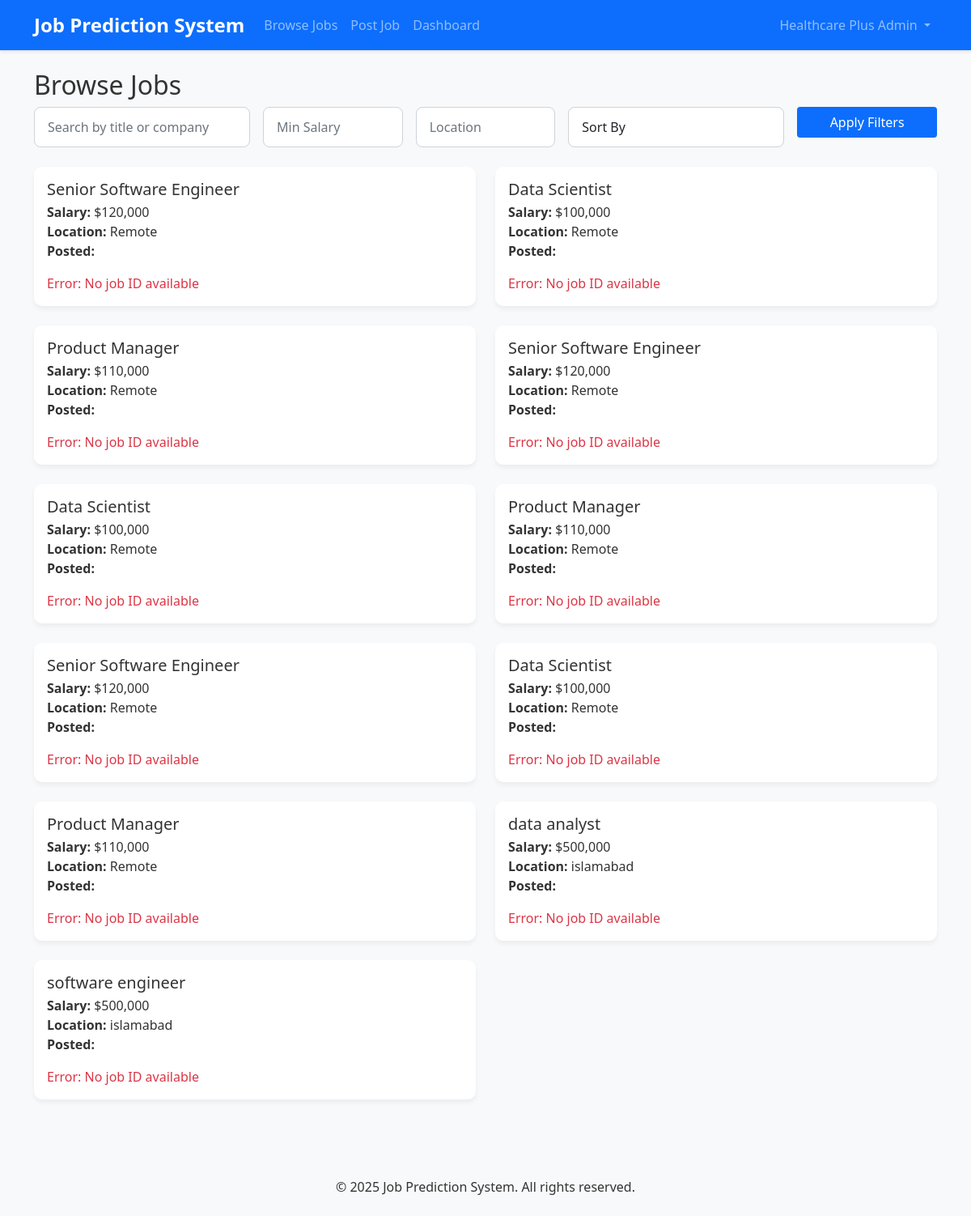
The page /jobs (signed in) on the database its author committed.
### tables this page shows
CREATE TABLE Jobs (
        job_id INTEGER PRIMARY KEY AUTOINCREMENT,
        employer_id INTEGER,
        title VARCHAR(255),
        description TEXT,
        salary DECIMAL(10,2),
        location VARCHAR(255),
        date_posted DATE,
        status VARCHAR(20) DEFAULT 'open',
        FOREIGN KEY (employer_id) REFERENCES Users(user_id) ON DELETE CASCADE
    );

### app.py (the view)
@app.route('/jobs')
def jobs():
    db = get_db()
    cur = db.execute('SELECT * FROM Jobs')
    jobs = cur.fetchall()
    return render_template('jobs.html', jobs=jobs)

### app.py (called while the page is built)
def get_db():
    db = getattr(g, '_database', None)
    if db is None:
        db = g._database = sqlite3.connect(DATABASE)
        db.row_factory = sqlite3.Row
    return db

@app.teardown_appcontext
def close_connection(exception):
    db = getattr(g, '_database', None)
    if db is not None:
        db.close()

@login_manager.user_loader
def load_user(user_id):
    db = get_db()
    cur = db.execute('SELECT * FROM Users WHERE user_id = ?', (user_id,))
    user_row = cur.fetchone()
    if user_row:
        name = f"{user_row['first_name']} {user_row['last_name']}"
        return User(user_row['user_id'], name, user_row['email'], user_row['user_type'])
    return None

### templates/jobs.html (shortened to what this page needs)
{% extends "base.html" %}
{% block content %}
<div class="container mt-4">
    <h2>Browse Jobs</h2>
    <form method="GET" action="{{ url_for('jobs') }}" class="mb-4">
        <div class="row g-3">
            <div class="col-md-3">
                <input type="text" class="form-control" name="search" placeholder="Search by title or company" value="{{ request.args.get('search', '') }}">
            </div>
            <div class="col-md-2">
                <input type="number" class="form-control" name="min_salary" placeholder="Min Salary" value="{{ request.args.get('min_salary', '') }}">
            </div>
            <div class="col-md-2">
                <input type="text" class="form-control" name="location" placeholder="Location" value="{{ request.args.get('location', '') }}">
            </div>
            <div class="col-md-3">
                <select class="form-control" name="sort_by">
                    <option value="">Sort By</option>
                </select>
            </div>
            <div class="col-md-2">
                <button type="submit" class="btn btn-primary w-100">Apply Filters</button>
            </div>
        </div>
    </form>
    {% if jobs %}
    <div class="row">
        {% for job in jobs %}
        <div class="col-md-6 mb-4">
            <div class="card">
                <div class="card-body">
                    <h5 class="card-title">{{ job.title }}</h5>
                    <h6 class="card-subtitle mb-2 text-muted">{{ job.company_name }}</h6>                    <p class="card-text">
                        <strong>Salary:</strong> ${{ "{:,.0f}".format(job.salary) }}<br>
                        <strong>Location:</strong> {{ job.location }}<br>
                        <strong>Posted:</strong> {{ job.formatted_date }}
                    </p>
                    {% if job._id %}
                    <a href="{{ url_for('job_details', job_id=job._id) }}" class="btn btn-primary">View Details</a>
                    {% else %}
                    <span class="text-danger">Error: No job ID available</span>
                    {% endif %}
                </div>
            </div>
        </div>
        {% endfor %}
    </div>
    {% else %}
    <div class="alert alert-info">No jobs found matching your criteria.</div>
    {% endif %}
</div>
{% endblock %}

### static/css/style.css (style rules this page uses)
body { font-family: 'Segoe UI', Tahoma, Geneva, Verdana, sans-serif; background-color: #f8f9fa; color: #333; }
.form-control { display: block; width: 100%; padding: 0.75rem 1rem; font-size: 1rem; line-height: 1.5; color: #212529; background-color: #fff; border: 1px solid #ced4da; border-radius: 0.5rem; transition: border-color 0.15s ease-in-out, box-shadow 0.15s ease-in-out; }
.card { border: none; border-radius: 10px; box-shadow: 0 4px 6px rgba(0, 0, 0, 0.05); }
.btn { display: inline-block; font-weight: 400; text-align: center; white-space: nowrap; vertical-align: middle; user-select: none; border: 1px solid transparent; padding: 0.375rem 0.75rem; font-size: 1rem; line-height: 1.5; border-radius: 0.25rem; cursor: pointer; }
.btn:not(:disabled):not(.disabled) { cursor: pointer; }
.btn { position: relative; transition: background-color 0.2s ease; }
.form-control { -webkit-appearance: none; -moz-appearance: none; appearance: none; transition: border-color 0.2s ease-in-out; }
* { box-sizing: border-box; }

### rows shown on the page
Jobs: title "Senior Software Engineer", salary "120,000", location "Remote"
Jobs: title "Data Scientist", salary "100,000", location "Remote"
Jobs: title "Product Manager", salary "110,000", location "Remote"
Jobs: title "Senior Software Engineer", salary "120,000", location "Remote"
Jobs: title "Data Scientist", salary "100,000", location "Remote"
Jobs: title "Product Manager", salary "110,000", location "Remote"
Jobs: title "Senior Software Engineer", salary "120,000", location "Remote"
Jobs: title "Data Scientist", salary "100,000", location "Remote"
Jobs: title "Product Manager", salary "110,000", location "Remote"
Jobs: title "data analyst", salary "500,000", location "islamabad"
Jobs: title "software engineer", salary "500,000", location "islamabad"

### other values the page prints
{{ current_user.name }} "Healthcare Plus Admin"
